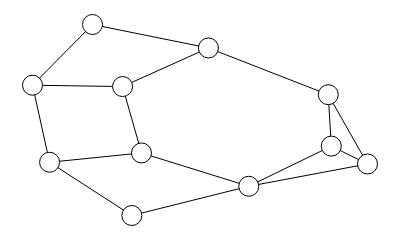

Notebook code for this chart:
### Code cell
sn.graph_width = 400
sn.graph_height = 225

sn.edge_width = 1

g = sn.load_graph('teste.gml',has_pos=False)

sn.show_graph(g)

g.clear()

### Figure 1 — Plotly figure (JSON) as saved in the notebook; plotly's stock layout.template omitted (floating-point values rounded to 4 significant figures)
{"data": [{"hoverinfo": "none", "line": {"color": "rgb(0, 0, 0)", "width": 1}, "mode": "lines", "x": [0.6455, 0.8919, null, 0.6455, 1, null, 0.6455, 0.3253, null, 0.6455, 0.2965, null, 0.8919, 1, null, 0.8919, 0.8829, null, 1, 0.8829, null, 0.3253, 0.2689, null, 0.3253, 0.051, null, 0.2965, 0.051, null, 0.8829, 0.5252, null, 0.2689, 0.5252, null, 0.2689, 0, null, 0.051, 0, null, 0.5252, 0.1791, null, 0, 0.1791, null], "y": [0.153, 0.3633, null, 0.153, 0.2697, null, 0.153, 0.3276, null, 0.153, 0, null, 0.3633, 0.2697, null, 0.3633, 0.6325, null, 0.2697, 0.6325, null, 0.3276, 0.6751, null, 0.3276, 0.2788, null, 0, 0.2788, null, 0.6325, 0.8772, null, 0.6751, 0.8772, null, 0.6751, 0.6821, null, 0.2788, 0.6821, null, 0.8772, 1, null, 0.6821, 1, null]}, {"hoverinfo": "none", "marker": {"color": "rgb(255, 255, 255)", "line": {"color": "rgb(0, 0, 0)", "width": 1}, "size": 20}, "mode": "markers+text", "text": [], "textfont": {"color": "rgb(0, 0, 0)"}, "textposition": "middle center", "x": [0.6455, 0.8919, 1, 0.3253, 0.2965, 0.8829, 0.2689, 0.051, 0.5252, 0, 0.1791], "y": [0.153, 0.3633, 0.2697, 0.3276, 0, 0.6325, 0.6751, 0.2788, 0.8772, 0.6821, 1]}], "layout": {"height": 225, "margin": {"b": 0, "l": 0, "r": 0, "t": 0}, "showlegend": false, "width": 400, "xaxis": {"showgrid": false, "showticklabels": false, "zeroline": false}, "yaxis": {"showgrid": false, "showticklabels": false, "zeroline": false}}}
